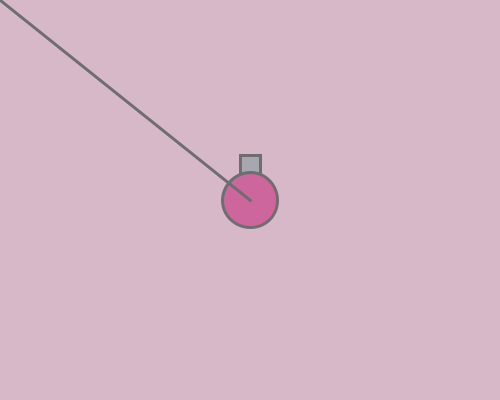
Frame 1 (no input)
Frame 60 (the mouse pressed at the canvas centre just before this capture): identical to frame 1, image omitted
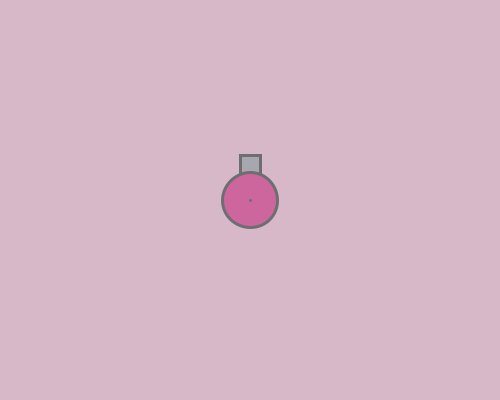
Frame 120 (the mouse held since frame 60 and released just before this capture)

The Processing sketch that drew these frames (run headless with seeded random() and noise(); from frame 60 on, the mouse is pressed at the canvas centre):

// Processing sketch: week07_1_arras01_background_fill_stroke_ellipse_rect_line
// ── week07_1_arras01_background_fill_stroke_ellipse_rect_line.pde
void setup()
{
 size(500,400);
}
int x=250,y=200;
void draw()
{
  background(215,184,200);
  fill(167,167,175);
  stroke(110,110,113);
  strokeWeight(3);
  rect(240,155,20,20);
  
  fill(204,102,156);
  strokeWeight(3);
  ellipse(x,y,55,55);
  
  line(x,y,mouseX,mouseY);
}
